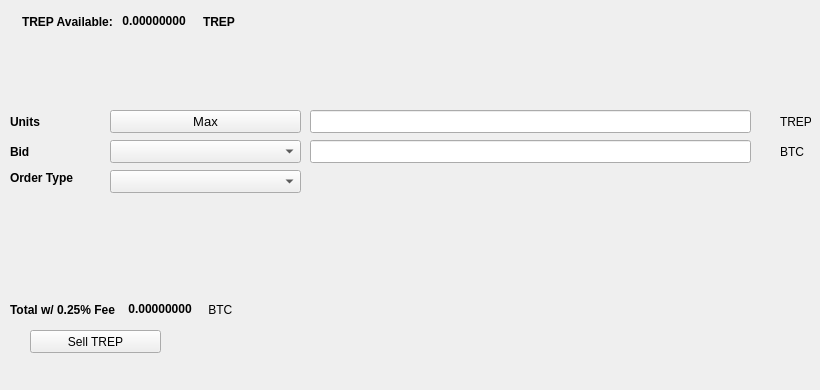
   <widget class="QWidget" name="SellTab">
    <attribute name="title">
     <string>Sell</string>
    </attribute>
    <widget class="QLabel" name="label_16">
     <property name="geometry">
      <rect>
       <x>780</x>
       <y>140</y>
       <width>31</width>
       <height>23</height>
      </rect>
     </property>
     <property name="text">
      <string>BTC</string>
     </property>
    </widget>
    <widget class="QComboBox" name="SellBidcomboBox">
     <property name="geometry">
      <rect>
       <x>110</x>
       <y>140</y>
       <width>191</width>
       <height>23</height>
      </rect>
     </property>
     <property name="font">
      <font>
       <pointsize>10</pointsize>
      </font>
     </property>
    </widget>
    <widget class="QLabel" name="label_18">
     <property name="geometry">
      <rect>
       <x>10</x>
       <y>110</y>
       <width>46</width>
       <height>23</height>
      </rect>
     </property>
     <property name="font">
      <font>
       <weight>75</weight>
       <bold>true</bold>
      </font>
     </property>
     <property name="text">
      <string>Units</string>
     </property>
    </widget>
    <widget class="QPushButton" name="Sell_Max_Amount">
     <property name="geometry">
      <rect>
       <x>110</x>
       <y>110</y>
       <width>191</width>
       <height>23</height>
      </rect>
     </property>
     <property name="font">
      <font>
       <pointsize>10</pointsize>
      </font>
     </property>
     <property name="text">
      <string>Max</string>
     </property>
    </widget>
    <widget class="QLabel" name="label_20">
     <property name="geometry">
      <rect>
       <x>10</x>
       <y>170</y>
       <width>91</width>
       <height>16</height>
      </rect>
     </property>
     <property name="font">
      <font>
       <weight>75</weight>
       <bold>true</bold>
      </font>
     </property>
     <property name="text">
      <string>Order Type</string>
     </property>
    </widget>
    <widget class="QComboBox" name="SellOrdertypeCombo">
     <property name="geometry">
      <rect>
       <x>110</x>
       <y>170</y>
       <width>191</width>
       <height>23</height>
      </rect>
     </property>
     <property name="font">
      <font>
       <pointsize>10</pointsize>
      </font>
     </property>
    </widget>
    <widget class="QLabel" name="label_21">
     <property name="geometry">
      <rect>
       <x>10</x>
       <y>140</y>
       <width>46</width>
       <height>23</height>
      </rect>
     </property>
     <property name="font">
      <font>
       <weight>75</weight>
       <bold>true</bold>
      </font>
     </property>
     <property name="text">
      <string>Bid</string>
     </property>
    </widget>
    <widget class="QLabel" name="label_22">
     <property name="geometry">
      <rect>
       <x>780</x>
       <y>110</y>
       <width>31</width>
       <height>23</height>
      </rect>
     </property>
     <property name="text">
      <string>TREP</string>
     </property>
    </widget>
    <widget class="QLineEdit" name="UnitsInputTREP">
     <property name="geometry">
      <rect>
       <x>310</x>
       <y>110</y>
       <width>441</width>
       <height>23</height>
      </rect>
     </property>
     <property name="font">
      <font>
       <pointsize>9</pointsize>
       <weight>75</weight>
       <bold>true</bold>
      </font>
     </property>
    </widget>
    <widget class="QLineEdit" name="SellBidPriceEdit">
     <property name="geometry">
      <rect>
       <x>310</x>
       <y>140</y>
       <width>441</width>
       <height>23</height>
      </rect>
     </property>
     <property name="font">
      <font>
       <pointsize>9</pointsize>
       <weight>75</weight>
       <bold>true</bold>
      </font>
     </property>
    </widget>
    <widget class="QPushButton" name="SellTREPBTN">
     <property name="geometry">
      <rect>
       <x>30</x>
       <y>330</y>
       <width>131</width>
       <height>23</height>
      </rect>
     </property>
     <property name="text">
      <string>Sell TREP</string>
     </property>
     <property name="icon">
      <iconset resource="../trepco">
       <normaloff>:/icons/bitcoin</normaloff>:/icons/bitcoin</iconset>
     </property>
    </widget>
    <widget class="QWidget" name="layoutWidget3">
     <property name="geometry">
      <rect>
       <x>22</x>
       <y>12</y>
       <width>258</width>
       <height>19</height>
      </rect>
     </property>
     <layout class="QHBoxLayout" name="horizontalLayout">
      <item>
       <widget class="QLabel" name="label232_2">
        <property name="font">
         <font>
          <weight>75</weight>
          <bold>true</bold>
         </font>
        </property>
        <property name="text">
         <string>TREP Available:</string>
        </property>
       </widget>
      </item>
      <item>
       <widget class="QLabel" name="TREPAvailableLabel">
        <property name="palette">
         <palette>
          <active>
           <colorrole role="WindowText">
            <brush brushstyle="SolidPattern">
             <color alpha="255">
              <red>0</red>
              <green>0</green>
              <blue>0</blue>
             </color>
            </brush>
           </colorrole>
           <colorrole role="Button">
            <brush brushstyle="SolidPattern">
             <color alpha="255">
              <red>0</red>
              <green>170</green>
              <blue>0</blue>
             </color>
            </brush>
           </colorrole>
           <colorrole role="Light">
            <brush brushstyle="SolidPattern">
             <color alpha="255">
              <red>0</red>
              <green>255</green>
              <blue>0</blue>
             </color>
            </brush>
           </colorrole>
           <colorrole role="Midlight">
            <brush brushstyle="SolidPattern">
             <color alpha="255">
              <red>0</red>
              <green>212</green>
              <blue>0</blue>
             </color>
            </brush>
           </colorrole>
           <colorrole role="Dark">
            <brush brushstyle="SolidPattern">
             <color alpha="255">
              <red>0</red>
              <green>85</green>
              <blue>0</blue>
             </color>
            </brush>
           </colorrole>
           <colorrole role="Mid">
            <brush brushstyle="SolidPattern">
             <color alpha="255">
              <red>0</red>
              <green>113</green>
              <blue>0</blue>
             </color>
            </brush>
           </colorrole>
           <colorrole role="Text">
            <brush brushstyle="SolidPattern">
             <color alpha="255">
              <red>0</red>
              <green>170</green>
              <blue>0</blue>
             </color>
            </brush>
           </colorrole>
           <colorrole role="BrightText">
            <brush brushstyle="SolidPattern">
             <color alpha="255">
              <red>255</red>
              <green>255</green>
              <blue>255</blue>
             </color>
            </brush>
           </colorrole>
           <colorrole role="ButtonText">
            <brush brushstyle="SolidPattern">
             <color alpha="255">
              <red>0</red>
              <green>0</green>
              <blue>0</blue>
             </color>
            </brush>
           </colorrole>
           <colorrole role="Base">
            <brush brushstyle="SolidPattern">
             <color alpha="255">
              <red>255</red>
              <green>255</green>
              <blue>255</blue>
             </color>
            </brush>
           </colorrole>
           <colorrole role="Window">
            <brush brushstyle="SolidPattern">
             <color alpha="255">
              <red>0</red>
              <green>170</green>
              <blue>0</blue>
             </color>
            </brush>
           </colorrole>
           <colorrole role="Shadow">
            <brush brushstyle="SolidPattern">
             <color alpha="255">
              <red>0</red>
              <green>0</green>
              <blue>0</blue>
             </color>
            </brush>
           </colorrole>
           <colorrole role="AlternateBase">
            <brush brushstyle="SolidPattern">
             <color alpha="255">
              <red>127</red>
              <green>212</green>
              <blue>127</blue>
             </color>
            </brush>
           </colorrole>
           <colorrole role="ToolTipBase">
            <brush brushstyle="SolidPattern">
             <color alpha="255">
              <red>255</red>
              <green>255</green>
              <blue>220</blue>
             </color>
            </brush>
           </colorrole>
           <colorrole role="ToolTipText">
            <brush brushstyle="SolidPattern">
             <color alpha="255">
              <red>0</red>
              <green>0</green>
              <blue>0</blue>
             </color>
            </brush>
           </colorrole>
          </active>
          <inactive>
           <colorrole role="WindowText">
            <brush brushstyle="SolidPattern">
             <color alpha="255">
              <red>0</red>
              <green>0</green>
              <blue>0</blue>
             </color>
            </brush>
           </colorrole>
           <colorrole role="Button">
            <brush brushstyle="SolidPattern">
             <color alpha="255">
              <red>0</red>
              <green>170</green>
              <blue>0</blue>
             </color>
            </brush>
           </colorrole>
           <colorrole role="Light">
            <brush brushstyle="SolidPattern">
             <color alpha="255">
              <red>0</red>
              <green>255</green>
              <blue>0</blue>
             </color>
            </brush>
           </colorrole>
           <colorrole role="Midlight">
            <brush brushstyle="SolidPattern">
             <color alpha="255">
              <red>0</red>
              <green>212</green>
              <blue>0</blue>
             </color>
            </brush>
           </colorrole>
           <colorrole role="Dark">
            <brush brushstyle="SolidPattern">
             <color alpha="255">
              <red>0</red>
              <green>85</green>
              <blue>0</blue>
             </color>
            </brush>
           </colorrole>
           <colorrole role="Mid">
            <brush brushstyle="SolidPattern">
             <color alpha="255">
              <red>0</red>
              <green>113</green>
              <blue>0</blue>
             </color>
            </brush>
           </colorrole>
           <colorrole role="Text">
            <brush brushstyle="SolidPattern">
             <color alpha="255">
              <red>0</red>
              <green>170</green>
              <blue>0</blue>
             </color>
            </brush>
           </colorrole>
           <colorrole role="BrightText">
            <brush brushstyle="SolidPattern">
             <color alpha="255">
              <red>255</red>
              <green>255</green>
              <blue>255</blue>
             </color>
            </brush>
           </colorrole>
           <colorrole role="ButtonText">
            <brush brushstyle="SolidPattern">
             <color alpha="255">
              <red>0</red>
              <green>0</green>
              <blue>0</blue>
             </color>
            </brush>
           </colorrole>
           <colorrole role="Base">
            <brush brushstyle="SolidPattern">
             <color alpha="255">
              <red>255</red>
              <green>255</green>
              <blue>255</blue>
             </color>
            </brush>
           </colorrole>
           <colorrole role="Window">
            <brush brushstyle="SolidPattern">
             <color alpha="255">
              <red>0</red>
              <green>170</green>
              <blue>0</blue>
             </color>
            </brush>
           </colorrole>
           <colorrole role="Shadow">
            <brush brushstyle="SolidPattern">
             <color alpha="255">
              <red>0</red>
              <green>0</green>
              <blue>0</blue>
             </color>
            </brush>
           </colorrole>
           <colorrole role="AlternateBase">
            <brush brushstyle="SolidPattern">
             <color alpha="255">
              <red>127</red>
              <green>212</green>
              <blue>127</blue>
             </color>
            </brush>
           </colorrole>
           <colorrole role="ToolTipBase">
            <brush brushstyle="SolidPattern">
             <color alpha="255">
              <red>255</red>
              <green>255</green>
              <blue>220</blue>
             </color>
            </brush>
           </colorrole>
           <colorrole role="ToolTipText">
            <brush brushstyle="SolidPattern">
             <color alpha="255">
              <red>0</red>
              <green>0</green>
              <blue>0</blue>
             </color>
            </brush>
           </colorrole>
          </inactive>
          <disabled>
           <colorrole role="WindowText">
            <brush brushstyle="SolidPattern">
             <color alpha="255">
              <red>0</red>
              <green>85</green>
              <blue>0</blue>
             </color>
            </brush>
           </colorrole>
           <colorrole role="Button">
            <brush brushstyle="SolidPattern">
             <color alpha="255">
              <red>0</red>
              <green>170</green>
              <blue>0</blue>
             </color>
            </brush>
           </colorrole>
           <colorrole role="Light">
            <brush brushstyle="SolidPattern">
             <color alpha="255">
              <red>0</red>
              <green>255</green>
              <blue>0</blue>
             </color>
            </brush>
           </colorrole>
           <colorrole role="Midlight">
            <brush brushstyle="SolidPattern">
             <color alpha="255">
              <red>0</red>
              <green>212</green>
              <blue>0</blue>
             </color>
            </brush>
           </colorrole>
           <colorrole role="Dark">
            <brush brushstyle="SolidPattern">
             <color alpha="255">
              <red>0</red>
              <green>85</green>
              <blue>0</blue>
             </color>
            </brush>
           </colorrole>
           <colorrole role="Mid">
            <brush brushstyle="SolidPattern">
             <color alpha="255">
              <red>0</red>
              <green>113</green>
              <blue>0</blue>
             </color>
            </brush>
           </colorrole>
           <colorrole role="Text">
            <brush brushstyle="SolidPattern">
             <color alpha="255">
              <red>0</red>
              <green>85</green>
              <blue>0</blue>
             </color>
            </brush>
           </colorrole>
           <colorrole role="BrightText">
            <brush brushstyle="SolidPattern">
             <color alpha="255">
              <red>255</red>
              <green>255</green>
              <blue>255</blue>
             </color>
            </brush>
           </colorrole>
           <colorrole role="ButtonText">
            <brush brushstyle="SolidPattern">
             <color alpha="255">
              <red>0</red>
              <green>85</green>
              <blue>0</blue>
             </color>
            </brush>
           </colorrole>
           <colorrole role="Base">
            <brush brushstyle="SolidPattern">
             <color alpha="255">
              <red>0</red>
              <green>170</green>
              <blue>0</blue>
             </color>
            </brush>
           </colorrole>
           <colorrole role="Window">
            <brush brushstyle="SolidPattern">
             <color alpha="255">
              <red>0</red>
              <green>170</green>
              <blue>0</blue>
             </color>
            </brush>
           </colorrole>
           <colorrole role="Shadow">
            <brush brushstyle="SolidPattern">
             <color alpha="255">
              <red>0</red>
              <green>0</green>
              <blue>0</blue>
             </color>
            </brush>
           </colorrole>
           <colorrole role="AlternateBase">
            <brush brushstyle="SolidPattern">
             <color alpha="255">
              <red>0</red>
              <green>170</green>
              <blue>0</blue>
             </color>
            </brush>
           </colorrole>
           <colorrole role="ToolTipBase">
            <brush brushstyle="SolidPattern">
             <color alpha="255">
              <red>255</red>
              <green>255</green>
              <blue>220</blue>
             </color>
            </brush>
           </colorrole>
           <colorrole role="ToolTipText">
            <brush brushstyle="SolidPattern">
             <color alpha="255">
              <red>0</red>
              <green>0</green>
              <blue>0</blue>
             </color>
            </brush>
           </colorrole>
          </disabled>
         </palette>
        </property>
        <property name="font">
         <font>
          <weight>75</weight>
          <bold>true</bold>
         </font>
        </property>
        <property name="text">
         <string> 0.00000000 </string>
        </property>
        <property name="textInteractionFlags">
         <set>Qt::LinksAccessibleByMouse|Qt::TextSelectableByKeyboard|Qt::TextSelectableByMouse</set>
        </property>
       </widget>
      </item>
      <item>
       <widget class="QLabel" name="labelTREP">
        <property name="font">
         <font>
          <weight>75</weight>
          <bold>true</bold>
         </font>
        </property>
        <property name="text">
         <string>TREP</string>
        </property>
       </widget>
      </item>
     </layout>
    </widget>
    <widget class="QWidget" name="layoutWidget">
     <property name="geometry">
      <rect>
       <x>10</x>
       <y>300</y>
       <width>268</width>
       <height>19</height>
      </rect>
     </property>
     <layout class="QHBoxLayout" name="horizontalLayout_2">
      <item>
       <widget class="QLabel" name="label_19">
        <property name="font">
         <font>
          <weight>75</weight>
          <bold>true</bold>
         </font>
        </property>
        <property name="text">
         <string>Total w/ 0.25% Fee </string>
        </property>
       </widget>
      </item>
      <item>
       <widget class="QLabel" name="SellCostLabel">
        <property name="palette">
         <palette>
          <active>
           <colorrole role="WindowText">
            <brush brushstyle="SolidPattern">
             <color alpha="255">
              <red>0</red>
              <green>0</green>
              <blue>0</blue>
             </color>
            </brush>
           </colorrole>
           <colorrole role="Button">
            <brush brushstyle="SolidPattern">
             <color alpha="255">
              <red>0</red>
              <green>170</green>
              <blue>0</blue>
             </color>
            </brush>
           </colorrole>
           <colorrole role="Light">
            <brush brushstyle="SolidPattern">
             <color alpha="255">
              <red>0</red>
              <green>255</green>
              <blue>0</blue>
             </color>
            </brush>
           </colorrole>
           <colorrole role="Midlight">
            <brush brushstyle="SolidPattern">
             <color alpha="255">
              <red>0</red>
              <green>212</green>
              <blue>0</blue>
             </color>
            </brush>
           </colorrole>
           <colorrole role="Dark">
            <brush brushstyle="SolidPattern">
             <color alpha="255">
              <red>0</red>
              <green>85</green>
              <blue>0</blue>
             </color>
            </brush>
           </colorrole>
           <colorrole role="Mid">
            <brush brushstyle="SolidPattern">
             <color alpha="255">
              <red>0</red>
              <green>113</green>
              <blue>0</blue>
             </color>
            </brush>
           </colorrole>
           <colorrole role="Text">
            <brush brushstyle="SolidPattern">
             <color alpha="255">
              <red>0</red>
              <green>170</green>
              <blue>0</blue>
             </color>
            </brush>
           </colorrole>
           <colorrole role="BrightText">
            <brush brushstyle="SolidPattern">
             <color alpha="255">
              <red>255</red>
              <green>255</green>
              <blue>255</blue>
             </color>
            </brush>
           </colorrole>
           <colorrole role="ButtonText">
            <brush brushstyle="SolidPattern">
             <color alpha="255">
              <red>0</red>
              <green>0</green>
              <blue>0</blue>
             </color>
            </brush>
           </colorrole>
           <colorrole role="Base">
            <brush brushstyle="SolidPattern">
             <color alpha="255">
              <red>255</red>
              <green>255</green>
              <blue>255</blue>
             </color>
            </brush>
           </colorrole>
           <colorrole role="Window">
            <brush brushstyle="SolidPattern">
             <color alpha="255">
              <red>0</red>
              <green>170</green>
              <blue>0</blue>
             </color>
            </brush>
           </colorrole>
           <colorrole role="Shadow">
            <brush brushstyle="SolidPattern">
             <color alpha="255">
              <red>0</red>
              <green>0</green>
              <blue>0</blue>
             </color>
            </brush>
           </colorrole>
           <colorrole role="AlternateBase">
            <brush brushstyle="SolidPattern">
             <color alpha="255">
              <red>127</red>
              <green>212</green>
              <blue>127</blue>
             </color>
            </brush>
           </colorrole>
           <colorrole role="ToolTipBase">
            <brush brushstyle="SolidPattern">
             <color alpha="255">
              <red>255</red>
              <green>255</green>
              <blue>220</blue>
             </color>
            </brush>
           </colorrole>
           <colorrole role="ToolTipText">
            <brush brushstyle="SolidPattern">
             <color alpha="255">
              <red>0</red>
              <green>0</green>
              <blue>0</blue>
             </color>
            </brush>
           </colorrole>
          </active>
          <inactive>
           <colorrole role="WindowText">
            <brush brushstyle="SolidPattern">
             <color alpha="255">
              <red>0</red>
              <green>0</green>
              <blue>0</blue>
             </color>
            </brush>
           </colorrole>
           <colorrole role="Button">
            <brush brushstyle="SolidPattern">
             <color alpha="255">
              <red>0</red>
              <green>170</green>
              <blue>0</blue>
             </color>
            </brush>
           </colorrole>
           <colorrole role="Light">
            <brush brushstyle="SolidPattern">
             <color alpha="255">
              <red>0</red>
              <green>255</green>
              <blue>0</blue>
             </color>
            </brush>
           </colorrole>
           <colorrole role="Midlight">
            <brush brushstyle="SolidPattern">
             <color alpha="255">
              <red>0</red>
              <green>212</green>
              <blue>0</blue>
             </color>
            </brush>
           </colorrole>
           <colorrole role="Dark">
            <brush brushstyle="SolidPattern">
             <color alpha="255">
              <red>0</red>
              <green>85</green>
              <blue>0</blue>
             </color>
            </brush>
           </colorrole>
           <colorrole role="Mid">
            <brush brushstyle="SolidPattern">
             <color alpha="255">
              <red>0</red>
              <green>113</green>
              <blue>0</blue>
             </color>
            </brush>
           </colorrole>
           <colorrole role="Text">
            <brush brushstyle="SolidPattern">
             <color alpha="255">
              <red>0</red>
              <green>170</green>
              <blue>0</blue>
             </color>
            </brush>
           </colorrole>
           <colorrole role="BrightText">
            <brush brushstyle="SolidPattern">
             <color alpha="255">
              <red>255</red>
              <green>255</green>
              <blue>255</blue>
             </color>
            </brush>
           </colorrole>
           <colorrole role="ButtonText">
            <brush brushstyle="SolidPattern">
             <color alpha="255">
              <red>0</red>
              <green>0</green>
              <blue>0</blue>
             </color>
            </brush>
           </colorrole>
           <colorrole role="Base">
            <brush brushstyle="SolidPattern">
             <color alpha="255">
              <red>255</red>
              <green>255</green>
              <blue>255</blue>
             </color>
            </brush>
           </colorrole>
           <colorrole role="Window">
            <brush brushstyle="SolidPattern">
             <color alpha="255">
              <red>0</red>
              <green>170</green>
              <blue>0</blue>
             </color>
            </brush>
           </colorrole>
           <colorrole role="Shadow">
            <brush brushstyle="SolidPattern">
             <color alpha="255">
              <red>0</red>
              <green>0</green>
              <blue>0</blue>
             </color>
            </brush>
           </colorrole>
           <colorrole role="AlternateBase">
            <brush brushstyle="SolidPattern">
             <color alpha="255">
              <red>127</red>
              <green>212</green>
              <blue>127</blue>
             </color>
            </brush>
           </colorrole>
           <colorrole role="ToolTipBase">
            <brush brushstyle="SolidPattern">
             <color alpha="255">
              <red>255</red>
              <green>255</green>
              <blue>220</blue>
             </color>
            </brush>
           </colorrole>
           <colorrole role="ToolTipText">
            <brush brushstyle="SolidPattern">
             <color alpha="255">
              <red>0</red>
              <green>0</green>
              <blue>0</blue>
             </color>
            </brush>
           </colorrole>
          </inactive>
          <disabled>
           <colorrole role="WindowText">
            <brush brushstyle="SolidPattern">
             <color alpha="255">
              <red>0</red>
              <green>85</green>
              <blue>0</blue>
             </color>
            </brush>
           </colorrole>
           <colorrole role="Button">
            <brush brushstyle="SolidPattern">
             <color alpha="255">
              <red>0</red>
              <green>170</green>
              <blue>0</blue>
             </color>
            </brush>
           </colorrole>
           <colorrole role="Light">
            <brush brushstyle="SolidPattern">
             <color alpha="255">
              <red>0</red>
              <green>255</green>
              <blue>0</blue>
             </color>
            </brush>
           </colorrole>
           <colorrole role="Midlight">
            <brush brushstyle="SolidPattern">
             <color alpha="255">
              <red>0</red>
              <green>212</green>
              <blue>0</blue>
             </color>
            </brush>
           </colorrole>
           <colorrole role="Dark">
            <brush brushstyle="SolidPattern">
             <color alpha="255">
              <red>0</red>
              <green>85</green>
              <blue>0</blue>
             </color>
            </brush>
           </colorrole>
           <colorrole role="Mid">
            <brush brushstyle="SolidPattern">
             <color alpha="255">
              <red>0</red>
              <green>113</green>
              <blue>0</blue>
             </color>
            </brush>
           </colorrole>
           <colorrole role="Text">
            <brush brushstyle="SolidPattern">
             <color alpha="255">
              <red>0</red>
              <green>85</green>
              <blue>0</blue>
             </color>
            </brush>
           </colorrole>
           <colorrole role="BrightText">
            <brush brushstyle="SolidPattern">
             <color alpha="255">
              <red>255</red>
              <green>255</green>
              <blue>255</blue>
             </color>
            </brush>
           </colorrole>
           <colorrole role="ButtonText">
            <brush brushstyle="SolidPattern">
             <color alpha="255">
              <red>0</red>
              <green>85</green>
              <blue>0</blue>
             </color>
            </brush>
           </colorrole>
           <colorrole role="Base">
            <brush brushstyle="SolidPattern">
             <color alpha="255">
              <red>0</red>
              <green>170</green>
              <blue>0</blue>
             </color>
            </brush>
           </colorrole>
           <colorrole role="Window">
            <brush brushstyle="SolidPattern">
             <color alpha="255">
              <red>0</red>
              <green>170</green>
              <blue>0</blue>
             </color>
            </brush>
           </colorrole>
           <colorrole role="Shadow">
            <brush brushstyle="SolidPattern">
             <color alpha="255">
              <red>0</red>
              <green>0</green>
              <blue>0</blue>
             </color>
            </brush>
           </colorrole>
           <colorrole role="AlternateBase">
            <brush brushstyle="SolidPattern">
             <color alpha="255">
              <red>0</red>
              <green>170</green>
              <blue>0</blue>
             </color>
            </brush>
           </colorrole>
           <colorrole role="ToolTipBase">
            <brush brushstyle="SolidPattern">
             <color alpha="255">
              <red>255</red>
              <green>255</green>
              <blue>220</blue>
             </color>
            </brush>
           </colorrole>
           <colorrole role="ToolTipText">
            <brush brushstyle="SolidPattern">
             <color alpha="255">
              <red>0</red>
              <green>0</green>
              <blue>0</blue>
             </color>
            </brush>
           </colorrole>
          </disabled>
         </palette>
        </property>
        <property name="font">
         <font>
          <weight>75</weight>
          <bold>true</bold>
         </font>
        </property>
        <property name="autoFillBackground">
         <bool>false</bool>
        </property>
        <property name="text">
         <string> 0.00000000</string>
        </property>
        <property name="textInteractionFlags">
         <set>Qt::LinksAccessibleByMouse|Qt::TextSelectableByMouse</set>
        </property>
       </widget>
      </item>
      <item>
       <widget class="QLabel" name="label_17">
        <property name="font">
         <font>
          <weight>50</weight>
          <bold>false</bold>
         </font>
        </property>
        <property name="text">
         <string> BTC</string>
        </property>
       </widget>
      </item>
     </layout>
    </widget>
    <widget class="QLabel" name="label_23">
     <property name="geometry">
      <rect>
       <x>460</x>
       <y>300</y>
       <width>281</width>
       <height>81</height>
      </rect>
     </property>
     <property name="text">
      <string/>
     </property>
     <property name="pixmap">
      <pixmap>:/images/bittrex</pixmap>
     </property>
    </widget>
   </widget>
